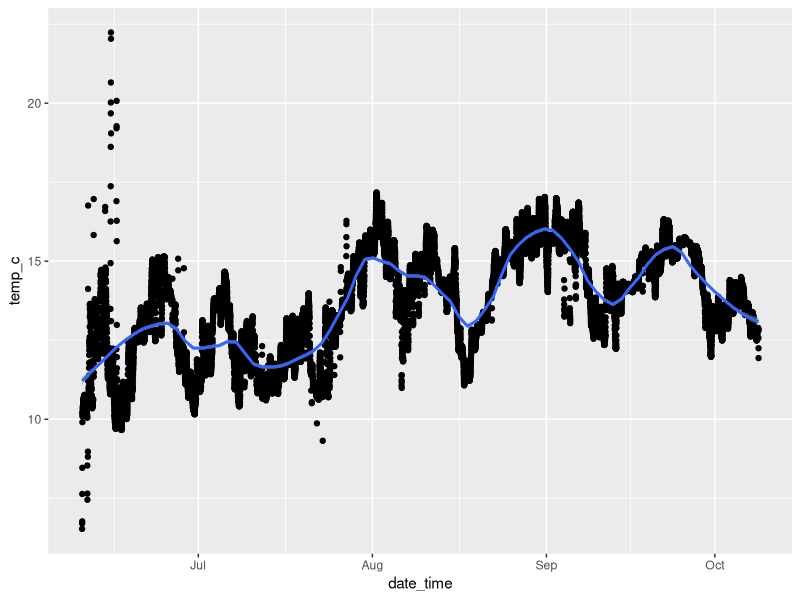
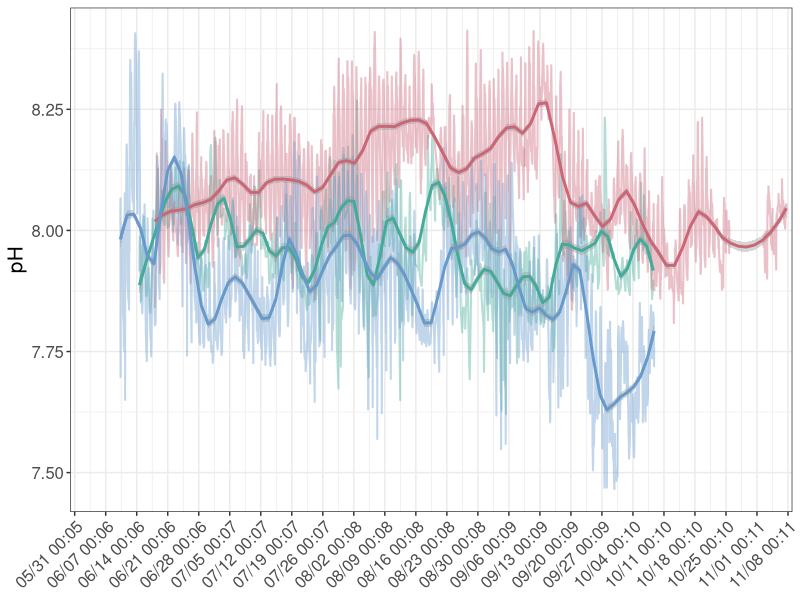
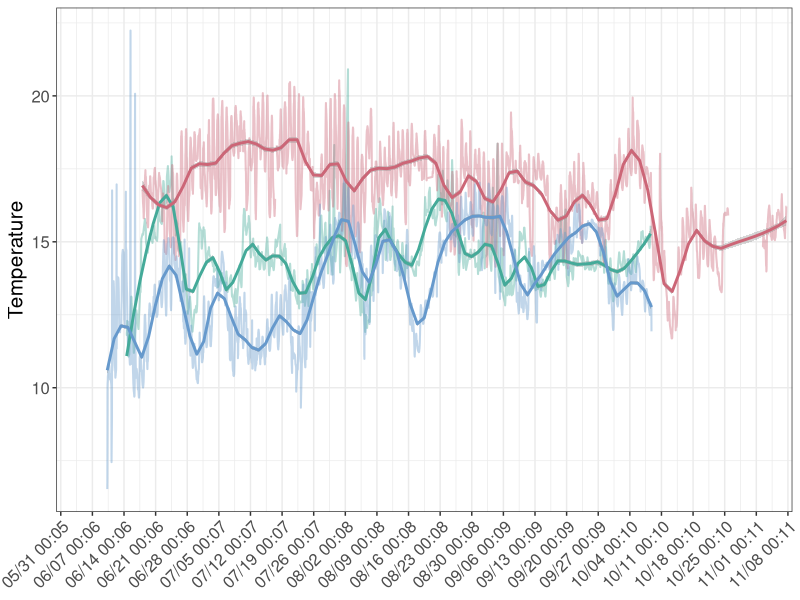
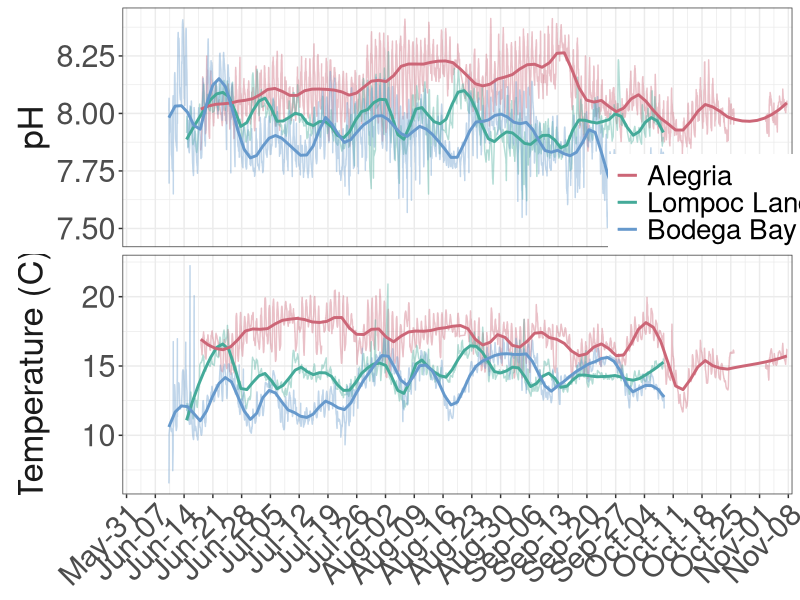
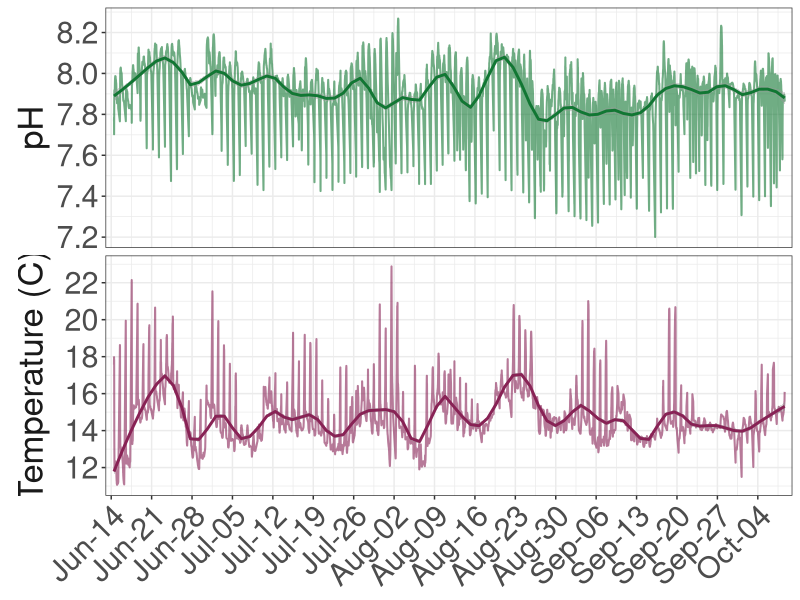
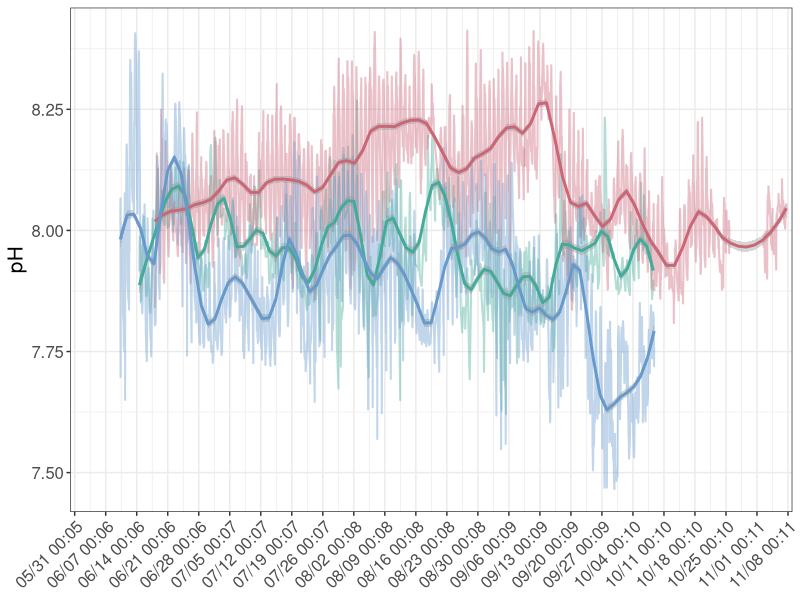
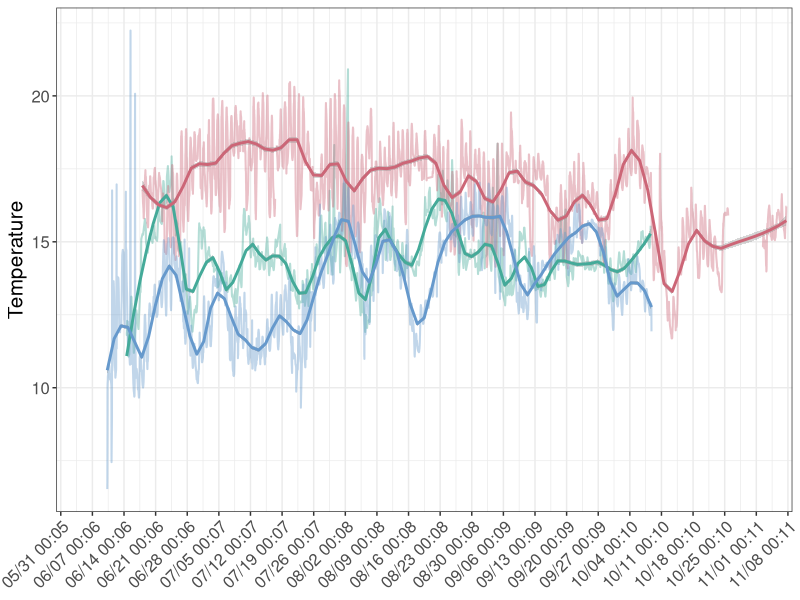
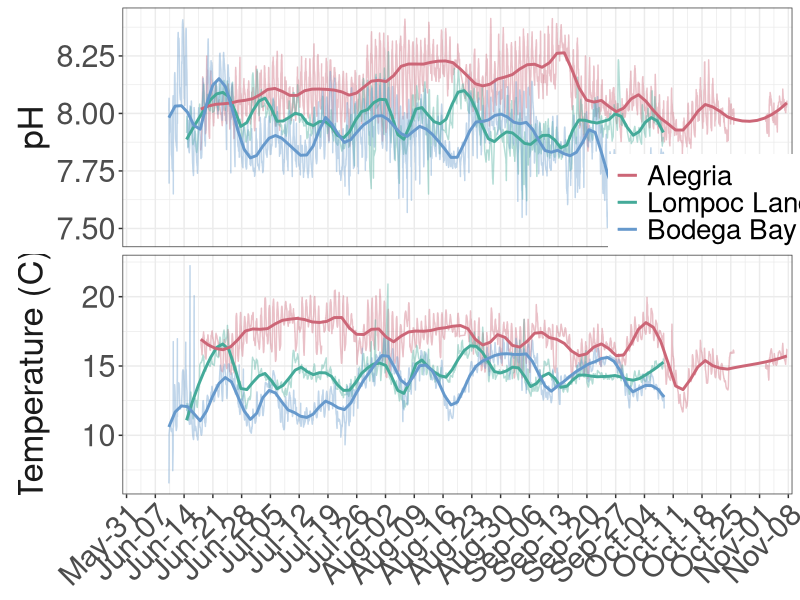

Write the R code that produced these figures, in order.
## ---- chunk 1
knitr::opts_chunk$set(echo = TRUE,
                      messages = FALSE, 
                      error = FALSE,
                      warning = FALSE)

library(tidyverse)
library(here)
library(lubridate)
library(scales) #for plotting time series data
## ---- chunk 2
raw <- read_csv(here("data","sensors", "ph_clean.csv")) 

alg <- raw %>%
  filter(site=="Alegria")

lol <- raw %>%
  filter(site=="Lompoc Landing")

bml <- raw %>%
  filter(site=="Bodega Bay")
## ---- chunk 3
ggplot(bml, aes(x=date_time, y=temp_c)) +
  geom_point() +
  geom_smooth(method="loess", span=0.2) #span 0.3 looks similar to method="gam"
## ---- chunk 4
#set order for sites
raw$site <- factor(raw$site, levels=c("Lompoc Landing","Alegria","Bodega Bay"))

#set custom color for sites
pal <- c(
  "Alegria" = "#CC6677",
  "Lompoc Landing" = "#44AA99",
  "Bodega Bay" = "#6699CC"
)

#Set x axis limits
lims <- as.POSIXct(strptime(c("2021-05-30 00:00:00", "2021-11-08 23:45:00"), 
                   format = "%Y-%m-%d %H:%M:%S"))

#Run this for pH
ggplot(raw, aes(x=date_time, y=p_h, group=site)) +
  geom_line(aes(color=site), size=0.7, alpha=0.4) +
  scale_color_manual(values = pal) + #color lines by custom site color palette
  geom_smooth(aes(color=site), method="loess", span=0.1) +
  scale_x_datetime(breaks = scales::date_breaks("1 week"), 
                   labels = date_format("%m/%d %H:%m"),
                   limits = lims,
                   expand = c(0, 0)) +
  #xlab("Date and time") +
  ylab("pH") +
  theme_bw() +
  theme(axis.text.x=element_text(angle=45, vjust = 1, hjust=1, size=12),
        #element_text(angle=45, vjust = 1, hjust=1, size=12),
        axis.title.x=element_blank(),
        #element_text(size=15),
        axis.text.y=element_text(size=12),
        #axis.ticks.x=element_blank(),
        axis.title.y=element_text(size=15),
        legend.position = "none")

ggsave(here("figures", "sensors", "smooth_ph.png"), height=20, width=40, units="cm")

#Run this for temperature
ggplot(raw, aes(x=date_time, y=temp_c, group=site)) +
  geom_line(aes(color=site), size=0.7, alpha=0.4) +
  scale_color_manual(values = pal) + #color lines by custom site color palette
  geom_smooth(aes(color=site), method="loess", span=0.1) + 
  scale_x_datetime(breaks = scales::date_breaks("1 week"), 
                   labels = date_format("%m/%d %H:%m"),
                   limits=lims,
                   expand = c(0, 0)) +
  #xlab("Date and time") +
  ylab("Temperature") +
  theme_bw() +
  theme(axis.text.x=element_text(angle=45, vjust = 1, hjust=1, size=12),
        #element_text(angle=45, vjust = 1, hjust=1, size=12),
        axis.title.x=element_blank(),
        #element_text(size=15),
        axis.text.y=element_text(size=12),
        #axis.ticks.x=element_blank(),
        axis.title.y=element_text(size=15),
        legend.position = "none")

ggsave(here("figures", "sensors", "smooth_temp.png"), height=20, width=40, units="cm")
## ---- chunk 5
raw_combine <- raw %>%
  select(site, date_time, temp_c, p_h) %>%
  pivot_longer(cols=temp_c:p_h,
               names_to = "group",
               values_to = "value")

ggplot(raw_combine, aes(x=date_time, y=value, group=group, color=site)) +
  #geom_line(aes(color=site), size=0.7, alpha=0.2) +
  geom_line(aes(x=date_time, y=value, group=group), data = . %>% filter((site %in% c("Alegria"))), alpha=0.4) + #plot only ALG line
  geom_line(aes(x=date_time, y=value, group=group), data = . %>% filter((site %in% c("Lompoc Landing"))), alpha=0.4) + #plot only LOL
  geom_line(aes(x=date_time, y=value, group=group), data = . %>% filter((site %in% c("Bodega Bay"))), alpha=0.4) + #plot only BML
  geom_smooth(aes(group=site), method="loess", span=0.1, se=FALSE) + 
  scale_color_manual(values = pal) + #color lines by custom site color palette
  #geom_point(aes(color=group), size=0.5) +
  scale_x_datetime(breaks = date_breaks("1 week"),
                   labels = date_format("%b-%d"),
                   limits = lims,
                   # limits = as.POSIXct(strptime(c("2021-06-20 07:00",
                   #                                "2021-10-08 07:00"),
                   #                              format = "%Y-%m-%d %H:%M")),
                    # c(as.POSIXct("2021-06-14 00:07:30"),as.POSIXct("2021-10-08 00:07:00")),
                     expand = c(0, 0)) + 
  facet_grid(group ~ ., #facet wrap to create one panel for pH and one for temp
             scales = "free_y",
             switch="both",
             labeller = as_labeller(c(temp_c = "Temperature (C)", p_h = "pH"))) + #customize strip labels
  xlab("Date and time") +
  ylab(NULL) + #remove "Value" from Y axis label
  theme_bw() +
  theme(axis.text.x=element_text(angle=45, vjust = 1, hjust=1, size=22),
        #axis.title.x=element_text(size=25),
        axis.title.x=element_blank(),
        axis.text.y=element_text(size=22),
        legend.text=element_text(size=20),
        legend.title = element_blank(),
        #element_text(size=25),
        legend.position = c(0.91,0.60), #customize legend position on plot (bottom right)
        #legend.position = c(0.92,0.95) #put legend on top right of plot
        #legend.key.size = unit(4,"line"),
        #legend.key.height = unit(1,"cm"),
        strip.background = element_blank(), #remove strip background from facet_grid
        strip.text.y = element_text(size = 25),
        strip.placement = "outside") + #place the strip outside of the plot
  guides(colour = guide_legend(override.aes = list(size=5))) #make the legend line wider, for easier viewing

ggsave(here("figures", "sensors", "smooth_all.png"), height=20, width=40, units="cm")
## ---- chunk 6
#Read in LOL data
lol_all <- read_csv(here("data","sensors", "lol_all.csv"))

lol_prep <- lol_all %>%
  select(date_time, temp_c, p_h) %>%
  pivot_longer(cols=temp_c:p_h,
               names_to = "group",
               values_to = "value")

count <- 1
breaks_fun <- function(x) {
  count <<- count + 1L
  switch(
    count,
    c(7.2, 7.6, 8.0, 8.6),
    c(5, 10, 15, 20),
  )
}

#Set x axis limits
lims <- as.POSIXct(strptime(c("2021-06-13 00:00:00", "2021-10-09 23:45:00"), 
                   format = "%Y-%m-%d %H:%M:%S"))

ggplot(lol_prep, aes(x=date_time, y=value, group=group)) +
  geom_line(aes(color=group), size=0.7, alpha=0.6) +
  geom_smooth(aes(group=group, color=group), method="loess", span=0.1) + 
  scale_color_manual(values = c("#117733", "#882255")) + #color lines by custom site color palette
  scale_x_datetime(breaks = date_breaks("1 week"),
                   labels = date_format("%b-%d"), #b makes month label June and not 06
                   limits = lims, #set limits
                   expand = c(0, 0)) + 
  facet_grid(group ~ ., #facet wrap to create one panel for pH and one for temp
             scales = "free",
             switch="both",
             labeller = as_labeller(c(temp_c = "Temperature (C)", p_h = "pH"))) + #customize strip labels
  xlab("Date and time") +
  ylab(NULL) + #remove "Value" from Y axis label
  scale_y_continuous(breaks = scales::pretty_breaks(6)) +
  theme_bw() +
  theme(axis.text.x=element_text(angle=45, vjust = 1, hjust=1, size=22),
        axis.title.x=element_blank(),
        axis.text.y=element_text(size=22),
        legend.position = "none",
        strip.background = element_blank(), #remove strip background from facet_grid
        strip.text.y = element_text(size = 25),
        strip.placement = "outside") + #place the strip outside of the plot
  guides(colour = guide_legend(override.aes = list(size=5))) #make the legend line wider, for easier viewing

ggsave(here("figures", "sensors", "smooth_lol.png"), height=20, width=40, units="cm")
